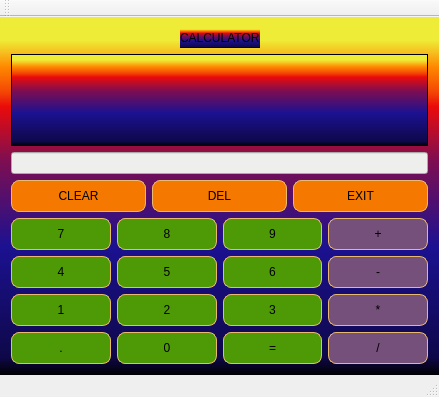
<?xml version="1.0" encoding="UTF-8"?>
<ui version="4.0">
 <class>MainWindow</class>
 <widget class="QMainWindow" name="MainWindow">
  <property name="geometry">
   <rect>
    <x>0</x>
    <y>0</y>
    <width>439</width>
    <height>397</height>
   </rect>
  </property>
  <property name="windowTitle">
   <string>MainWindow</string>
  </property>
  <widget class="QWidget" name="centralWidget">
   <property name="styleSheet">
    <string notr="true">background-color: qlineargradient(spread:pad, x1:0, y1:1, x2:0, y2:0, stop:0 rgba(0, 0, 0, 255), stop:0.05 rgba(14, 8, 73, 255), stop:0.36 rgba(28, 17, 145, 255), stop:0.6 rgba(126, 14, 81, 255), stop:0.75 rgba(234, 11, 11, 255), stop:0.79 rgba(244, 70, 5, 255), stop:0.86 rgba(255, 136, 0, 255), stop:0.935 rgba(239, 236, 55, 255));</string>
   </property>
   <layout class="QVBoxLayout" name="verticalLayout">
    <item>
     <layout class="QHBoxLayout" name="horizontalLayout">
      <item>
       <spacer name="horizontalSpacer">
        <property name="orientation">
         <enum>Qt::Horizontal</enum>
        </property>
        <property name="sizeHint" stdset="0">
         <size>
          <width>40</width>
          <height>20</height>
         </size>
        </property>
       </spacer>
      </item>
      <item>
       <widget class="QLabel" name="label">
        <property name="text">
         <string>CALCULATOR</string>
        </property>
       </widget>
      </item>
      <item>
       <spacer name="horizontalSpacer_2">
        <property name="orientation">
         <enum>Qt::Horizontal</enum>
        </property>
        <property name="sizeHint" stdset="0">
         <size>
          <width>40</width>
          <height>20</height>
         </size>
        </property>
       </spacer>
      </item>
     </layout>
    </item>
    <item>
     <widget class="QPlainTextEdit" name="plainTextEdit">
      <property name="readOnly">
       <bool>true</bool>
      </property>
     </widget>
    </item>
    <item>
     <widget class="QLineEdit" name="lineEdit">
      <property name="styleSheet">
       <string notr="true">background-color: rgb(238, 238, 236)</string>
      </property>
      <property name="text">
       <string/>
      </property>
      <property name="readOnly">
       <bool>true</bool>
      </property>
     </widget>
    </item>
    <item>
     <layout class="QHBoxLayout" name="horizontalLayout_2">
      <property name="bottomMargin">
       <number>0</number>
      </property>
      <item>
       <widget class="QPushButton" name="AC">
        <property name="styleSheet">
         <string notr="true"> width: 30px;
 height: 30px;
background-color: rgb(245, 121, 0);
border: 1px solid rgb(233, 185, 110);
border-radius: 8px;</string>
        </property>
        <property name="text">
         <string>CLEAR</string>
        </property>
       </widget>
      </item>
      <item>
       <widget class="QPushButton" name="DEL">
        <property name="styleSheet">
         <string notr="true"> width: 30px;
 height: 30px;
background-color: rgb(245, 121, 0);
border: 1px solid rgb(233, 185, 110);
border-radius: 8px;</string>
        </property>
        <property name="text">
         <string>DEL</string>
        </property>
       </widget>
      </item>
      <item>
       <widget class="QPushButton" name="EXIT">
        <property name="styleSheet">
         <string notr="true"> width: 30px;
 height: 30px;
background-color: rgb(245, 121, 0);
border: 1px solid rgb(233, 185, 110);
border-radius: 8px;</string>
        </property>
        <property name="text">
         <string>EXIT</string>
        </property>
       </widget>
      </item>
     </layout>
    </item>
    <item>
     <layout class="QGridLayout" name="gridLayout">
      <property name="bottomMargin">
       <number>0</number>
      </property>
      <item row="1" column="0">
       <widget class="QPushButton" name="push4">
        <property name="styleSheet">
         <string notr="true"> width: 30px;
 height: 30px;
background-color: rgb(78, 154, 6);
border: 1px solid rgb(233, 185, 110);
border-radius: 8px;</string>
        </property>
        <property name="text">
         <string>4</string>
        </property>
       </widget>
      </item>
      <item row="0" column="1">
       <widget class="QPushButton" name="push8">
        <property name="styleSheet">
         <string notr="true"> width: 30px;
 height: 30px;
background-color: rgb(78, 154, 6);
border: 1px solid rgb(233, 185, 110);
border-radius: 8px;</string>
        </property>
        <property name="text">
         <string>8</string>
        </property>
       </widget>
      </item>
      <item row="0" column="0">
       <widget class="QPushButton" name="push7">
        <property name="styleSheet">
         <string notr="true"> width: 30px;
 height: 30px;
background-color: rgb(78, 154, 6);
border: 1px solid rgb(233, 185, 110);
border-radius: 8px;</string>
        </property>
        <property name="text">
         <string>7</string>
        </property>
       </widget>
      </item>
      <item row="1" column="1">
       <widget class="QPushButton" name="push5">
        <property name="styleSheet">
         <string notr="true"> width: 30px;
 height: 30px;
background-color: rgb(78, 154, 6);
border: 1px solid rgb(233, 185, 110);
border-radius: 8px;</string>
        </property>
        <property name="text">
         <string>5</string>
        </property>
       </widget>
      </item>
      <item row="1" column="2">
       <widget class="QPushButton" name="push6">
        <property name="styleSheet">
         <string notr="true"> width: 30px;
 height: 30px;
background-color: rgb(78, 154, 6);
border: 1px solid rgb(233, 185, 110);
border-radius: 8px;</string>
        </property>
        <property name="text">
         <string>6</string>
        </property>
       </widget>
      </item>
      <item row="2" column="0">
       <widget class="QPushButton" name="push1">
        <property name="styleSheet">
         <string notr="true"> width: 30px;
 height: 30px;
background-color: rgb(78, 154, 6);
border: 1px solid rgb(233, 185, 110);
border-radius: 8px;</string>
        </property>
        <property name="text">
         <string>1</string>
        </property>
       </widget>
      </item>
      <item row="0" column="2">
       <widget class="QPushButton" name="push9">
        <property name="styleSheet">
         <string notr="true"> width: 30px;
 height: 30px;
background-color: rgb(78, 154, 6);
border: 1px solid rgb(233, 185, 110);
border-radius: 8px;</string>
        </property>
        <property name="text">
         <string>9</string>
        </property>
       </widget>
      </item>
      <item row="1" column="3">
       <widget class="QPushButton" name="pushmin">
        <property name="styleSheet">
         <string notr="true"> width: 30px;
 height: 30px;
background-color: rgb(117, 80, 123);
border: 1px solid rgb(233, 185, 110);
border-radius: 8px;</string>
        </property>
        <property name="text">
         <string>-</string>
        </property>
       </widget>
      </item>
      <item row="0" column="3">
       <widget class="QPushButton" name="pushadd">
        <property name="styleSheet">
         <string notr="true"> width: 30px;
 height: 30px;
background-color: rgb(117, 80, 123);
border: 1px solid rgb(233, 185, 110);
border-radius: 8px;</string>
        </property>
        <property name="text">
         <string>+</string>
        </property>
       </widget>
      </item>
      <item row="2" column="1">
       <widget class="QPushButton" name="push2">
        <property name="styleSheet">
         <string notr="true"> width: 30px;
 height: 30px;
background-color: rgb(78, 154, 6);
border: 1px solid rgb(233, 185, 110);
border-radius: 8px;</string>
        </property>
        <property name="text">
         <string>2</string>
        </property>
       </widget>
      </item>
      <item row="2" column="2">
       <widget class="QPushButton" name="push3">
        <property name="styleSheet">
         <string notr="true"> width: 30px;
 height: 30px;
background-color: rgb(78, 154, 6);
border: 1px solid rgb(233, 185, 110);
border-radius: 8px;</string>
        </property>
        <property name="text">
         <string>3</string>
        </property>
       </widget>
      </item>
      <item row="2" column="3">
       <widget class="QPushButton" name="pushx">
        <property name="styleSheet">
         <string notr="true"> width: 30px;
 height: 30px;
background-color: rgb(117, 80, 123);
border: 1px solid rgb(233, 185, 110);
border-radius: 8px;</string>
        </property>
        <property name="text">
         <string>*</string>
        </property>
       </widget>
      </item>
      <item row="3" column="0">
       <widget class="QPushButton" name="pushdot">
        <property name="styleSheet">
         <string notr="true"> width: 30px;
 height: 30px;
background-color: rgb(78, 154, 6);
border: 1px solid rgb(233, 185, 110);
border-radius: 8px;</string>
        </property>
        <property name="text">
         <string>.</string>
        </property>
       </widget>
      </item>
      <item row="3" column="1">
       <widget class="QPushButton" name="push0">
        <property name="styleSheet">
         <string notr="true"> width: 30px;
 height: 30px;
background-color: rgb(78, 154, 6);
border: 1px solid rgb(233, 185, 110);
border-radius: 8px;</string>
        </property>
        <property name="text">
         <string>0</string>
        </property>
       </widget>
      </item>
      <item row="3" column="2">
       <widget class="QPushButton" name="pushequal">
        <property name="styleSheet">
         <string notr="true"> width: 30px;
 height: 30px;
background-color: rgb(78, 154, 6);
border: 1px solid rgb(233, 185, 110);
border-radius: 8px;</string>
        </property>
        <property name="text">
         <string>=</string>
        </property>
       </widget>
      </item>
      <item row="3" column="3">
       <widget class="QPushButton" name="pushdiv">
        <property name="styleSheet">
         <string notr="true"> width: 30px;
 height: 30px;
background-color: rgb(117, 80, 123);
border: 1px solid rgb(233, 185, 110);
border-radius: 8px;</string>
        </property>
        <property name="text">
         <string>/</string>
        </property>
       </widget>
      </item>
     </layout>
    </item>
    <item>
     <spacer name="verticalSpacer">
      <property name="orientation">
       <enum>Qt::Vertical</enum>
      </property>
      <property name="sizeHint" stdset="0">
       <size>
        <width>20</width>
        <height>40</height>
       </size>
      </property>
     </spacer>
    </item>
   </layout>
  </widget>
  <widget class="QToolBar" name="mainToolBar">
   <attribute name="toolBarArea">
    <enum>TopToolBarArea</enum>
   </attribute>
   <attribute name="toolBarBreak">
    <bool>false</bool>
   </attribute>
  </widget>
  <widget class="QStatusBar" name="statusBar"/>
 </widget>
 <layoutdefault spacing="6" margin="11"/>
 <resources/>
 <connections/>
</ui>
